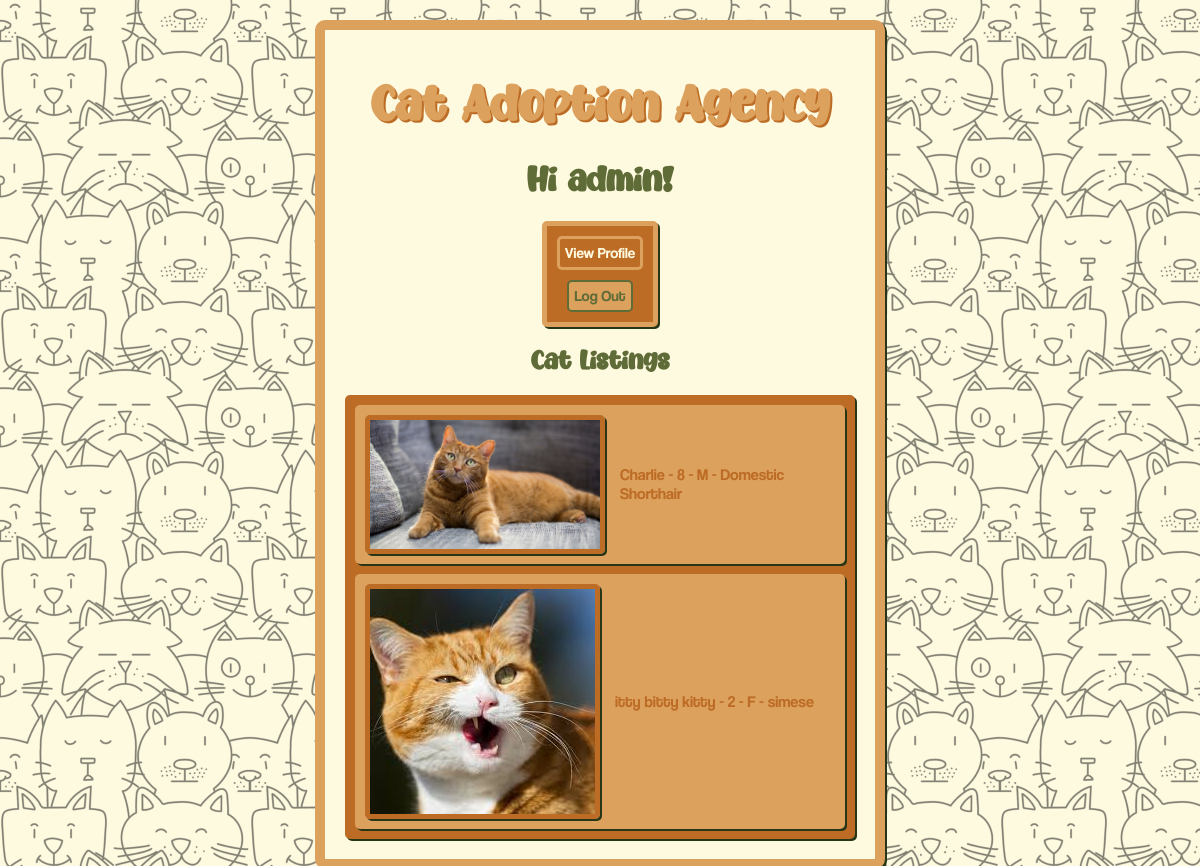
The app's page / (signed in) with its own data.
### app/models.py (models this page shows)
class Cat(models.Model):
    user = models.ForeignKey(User, on_delete=models.CASCADE)
    name = models.CharField(max_length=100)
    age = models.PositiveSmallIntegerField(max_length=2, verbose_name="age (in years)")
    gender = models.CharField(max_length=1, choices=GENDER)
    breed = models.CharField(max_length=50)
    description = models.TextField()
    price = models.DecimalField(max_digits=5, decimal_places=2, validators=[MinValueValidator(0.0)])
    image = models.ImageField(upload_to='cat_images/')

### app/views.py (the view)
# urls.py: path("", home, name="home"),
def home(request):
    cats = Cat.objects.all()
    context = {"cats": cats}
    return render(request, 'home.html', context)

### app/templates/home.html (shortened to what this page needs)
{% extends "base.html" %}
{% block content %}
<h1 class="title-header">Cat Adoption Agency</h1>
{% if user.is_authenticated %}
<h1>Hi {{ user.username }}!</h1>
<div class="button-container">
    <a href="{% url 'profile' %}" class="button-link">View Profile</a>
    <form action="{% url 'logout' %}" method="post">
    <button type="submit">Log Out</button>
    </form>
</div>
<h2>Cat Listings</h2>
<div class="cat-container">
    {% if cats %}
        {% for cat in cats %}
            <div class="cat-detail-container">
                <img src="{{ cat.image.url }}" class="cat-image">
                <a href="{% url 'cat_details' cat.name %}" class="cat-link">
                {{ cat.name }} - {{ cat.age }} - {{ cat.gender }} - {{ cat.breed }}
                </a>
            </div>
        {% endfor %}
    {% else %}
        <p>There are no cats available!</p>
    {% endif %}
</div>
{% else %}
<p>You are not logged in.</p>
<div class="button-container">
    <a href="{% url 'login' %}" class="button-link">Log In</a>
    <a href="{% url 'signup' %}" class="button-link">Sign Up</a>
</div>
{% endif %}
{% endblock %}

### app/static/styles.css (style rules this page uses)
body { background-color: #fefae0; background-image: url('/app/static/images/Untitled\ design.png'); background-size: 250px; background-repeat: repeat; text-align: center; }
a { font-family: 'coolvetica'; text-decoration: none; color: #BC6C25; }
h1 { font-family: 'butterpop'; color: #606C38; }
h2 { font-family: 'butterpop'; color: #606C38; }
.title-header { font-size: 45px; color: #DDA15E; text-shadow: 2px 2px #BC6C25; }
.button-container { display: flex; flex-direction: column; padding: 5px; background: #BC6C25; justify-self: center; align-self: center; justify-content: center; align-items: center; border: 5px solid #DDA15E; border-radius: 5px; box-shadow: 2px 2px #283618; }
.cat-container { display: flex; flex-wrap: wrap; padding: 5px; background: #BC6C25; width: 500px; justify-self: center; justify-content: center; align-self: center; border: none; border-radius: 5px; box-shadow: 2px 2px #283618; }
.cat-detail-container { display: flex; flex-direction: row; align-items: center; background-color: #DDA15E; padding: 10px; margin: 5px; width: 480px; border: none; border-radius: 5px; box-shadow: 2px 2px #283618; }
.cat-image { width: 230px; max-width: fit-content; height: auto; border: 5px solid #BC6C25; border-radius: 5px; box-shadow: 2px 2px #283618; }
.cat-link { color: #BC6C25; text-align: left; margin-left: 15px; }
button { font-family: 'coolvetica'; font-size: 15px; cursor: pointer; background-color: #DDA15E; color: #606C38; border-style: solid; border-color: #606C38; border-radius: 5px; padding: 5px; margin: 5px; }
.button-link { font-size: 15px; display: inline-block; cursor: pointer; background-color: #BC6C25; color: #fefae0; border-style: solid; border-color: #DDA15E; border-radius: 5px; padding: 5px; margin: 5px; width: max-content; }

### records on screen
Cat: image (picture), name "Charlie", age "8", gender "M", breed "Domestic Shorthair"
Cat: image (picture), name "itty bitty kitty", age "2", gender "F", breed "simese"

### other values on screen
{{ user.username }} "admin"
